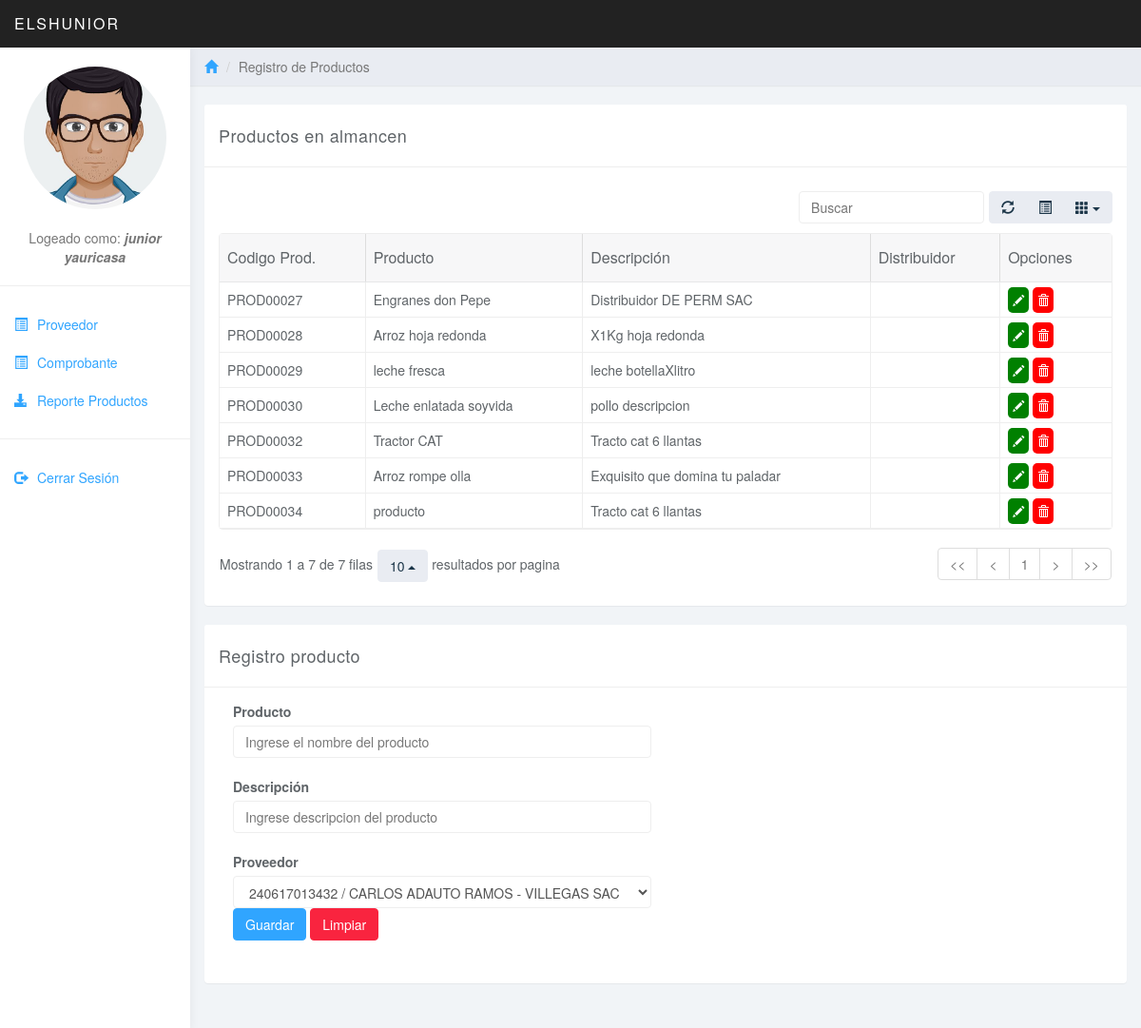
Screenshot of /admin/index.php (signed in) with the database file from the repository.
### tables this page shows
CREATE TABLE `tbproducto` (
  `intidproducto` int(11) NOT NULL,
  `nvchproducto` varchar(50) NOT NULL,
  `nvchdescripcion` varchar(100) NOT NULL,
  `nvchcantidad` varchar(100) NOT NULL
);

### admin/controller/producto.entidad.php (called while the page is built, shortened)
<?php
class Producto
{
	public function __GET($k){ return $this->$k; }
	public function __SET($k, $v){ return $this->$k = $v; }
}
?>

### admin/index.php (the view, shortened to what this page needs)
<?php
require_once 'controller/producto.entidad.php';
require_once 'model/producto.model.php';
$gam = new Producto();
$model = new ProductoModel();
include('panelheader.php');
?>
	<div class="col-sm-9 col-sm-offset-3 col-lg-10 col-lg-offset-2 main">
			<div class="row">
				<ol class="breadcrumb">
					<li><a href="#"><span class="glyphicon glyphicon-home"></span></a></li>
					<li class="active">Registro de Productos</li>
				</ol>
			</div>
			<br>
			<div class="row">
				<div class="col-lg-12">
					<div class="panel panel-default">
						<div class="panel-heading">Productos en almancen</div>
						<div class="panel-body">
							<table data-toggle="table" data-show-refresh="true" data-show-toggle="true" data-show-columns="true" data-search="true" data-select-item-name="toolbar1" data-pagination="true" data-sort-name="name" data-sort-order="desc">
							    <thead>
								    <tr>
								        <th>Codigo Prod.</th>
								        <th style="text-transform: uppercase">Producto</th>
								        <th style="text-transform: uppercase">Descripción</th>
								        <th style="text-transform: uppercase">Distribuidor</th>
								        <th style="text-transform: uppercase">Opciones</th>
								    </tr>
							    </thead>
								<?php foreach($model->Listar() as $r): ?>
			                        <tr style="text-transform: uppercase">
			                            <td>
			                                PROD000<?php echo $r->__GET('intidproducto'); ?>
			                            </td>
			                            <td>
			                                <?php echo $r->__GET('nvchproducto'); ?>
			                            </td>
			                            <td>
			                                <?php echo $r->__GET('nvchdescripcion'); ?>
			                            </td>
			                            <td>
											<a href="?action=editar&intidproducto=<?php echo $r->intidproducto; ?>" style="background-color: green; padding: 5px; border-radius: 5px;color: white; font-size:12px" data-toggle="tooltip" title="Editar Producto"> <span class='glyphicon glyphicon-pencil'></span></a>
			                                <a href="?action=eliminar&intidproducto=<?php echo $r->intidproducto; ?>" style="background-color: red; padding: 5px; border-radius: 5px;color: white; font-size:12px" data-toggle="tooltip" title="Eliminar Producto"><span class="glyphicon glyphicon-trash"></span></a>
			                            </td>
			                        </tr>
			                    <?php endforeach; ?>
							</table>
						</div>
					</div>
				</div>
			</div>
			<div class="row">
				<div class="col-lg-12">
					<div class="panel panel-default">
						<div class="panel-heading">Registro producto</div>
						<div class="panel-body">
							<div class="col-md-6">
				                <form action="?action=<?php echo $gam->intidproducto > 0 ? 'actualizar' : 'registrar'; ?>" method="POST" class="pure-form pure-form-stacked" style="margin-bottom:30px;" enctype="multipart/form-data">
				                    <label for="">Producto</label>
				                    <input class="form-control" type="text" name="nvchproducto" value="<?php echo $gam->__GET('nvchproducto'); ?>" style="width:100%;" placeholder='Ingrese el nombre del producto' required/>
									<br>
				                    <label for="">Descripción</label>
				                    <input class="form-control" type="text" name="nvchdescripcion" value="<?php echo $gam->__GET('nvchdescripcion'); ?>" style="width:100%;" placeholder='Ingrese descripcion del producto' required/>
									<br>
				                    <label for="">Proveedor</label>
				                    <select name="nvchcantidad" style='text-transform:uppercase' class="form-control" id="">
                                          <?php dameproveedor(); ?>
                                    </select>
									<button type="submit" class="btn btn-primary">Guardar</button>
									<button type="reset" class="btn btn-danger">Limpiar</button>
				                </form>
							</div>
						</div>
					</div>
				</div>
			</div>
	</div>
<?php include_once('panelfooter.php'); ?>

### admin/panelheader.php (shortened to what this page needs)
<!DOCTYPE html>
<html>
<head>
<link href="css/bootstrap.min.css" rel="stylesheet">
<link href="css/datepicker3.css" rel="stylesheet">
<link href="css/bootstrap-table.css" rel="stylesheet">
<link href="css/styles.css" rel="stylesheet">
</head>
<body>
	<nav class="navbar navbar-inverse navbar-fixed-top" role="navigation">
		<div class="container-fluid">
			<div class="navbar-header">
				<a class="navbar-brand" href="#">elShunior</a>
			</div>
		</div>
	</nav>
	<div id="sidebar-collapse" class="col-sm-3 col-lg-2 sidebar">
		<form role="search">
			<div class="form-group center" style="text-align:center">
				<img src="junior.png" alt="" data-toggle='tooltip' data-placement="bottom" title='Junior Yauricasa' style='width:150px; height: 150px; border-radius:50%; margin-bottom: 20px'>
				<br>
				<p>
					<?php
						    echo "Logeado como: <b><i>".$_SESSION['usr_name'].'</i></b>';
					 ?>
				</p>
			</div>
		</form>
		<ul class="nav menu">
			<li>
				<a href="proveedor.php"><span class="glyphicon glyphicon-list-alt"></span>Proveedor</a>
			</li>
			<li>
				<a href="comprobante.php"><span class="glyphicon glyphicon-list-alt"></span>Comprobante</a>
			</li>
			<li>
				<a href="reportepdf.php" target="_blank"><span class="glyphicon glyphicon-download-alt"></span>Reporte Productos</a>
			</li>
			<li role="presentation" class="divider"></li>
			<li>
				<a href="../logout.php"><span class="glyphicon glyphicon-log-out"></span>Cerrar Sesión</a>
			</li>
		</ul>
	</div>

### admin/model/producto.model.php (shortened to what this page needs)
<?php
class ProductoModel
{
	private $pdo;
	public function __CONSTRUCT()
	{
		try
		{
			$this->pdo = new PDO('mysql:host=localhost;dbname=db_tiendastock', 'root', '');
			$this->pdo->setAttribute(PDO::ATTR_ERRMODE, PDO::ERRMODE_EXCEPTION);
		}
		catch(Exception $e)
		{
			die($e->getMessage());
		}
	}
	public function Listar()
	{
		try
		{
			$result = array();
			$stm = $this->pdo->prepare("SELECT * FROM tbproducto");
			$stm->execute();
			foreach($stm->fetchAll(PDO::FETCH_OBJ) as $r)
			{
				$gam = new Producto();
				$gam->__SET('intidproducto', $r->intidproducto);
				$gam->__SET('nvchproducto', $r->nvchproducto);
				$gam->__SET('nvchdescripcion', $r->nvchdescripcion);
				$gam->__SET('nvchcantidad', $r->nvchcantidad);
				$result[] = $gam;
			}
			return $result;
		}
		catch(Exception $e)
		{
			die($e->getMessage());
		}
	}
}
function dameproveedor(){
    $consulta_mysql="
	    SELECT
			tbproveedor.nvchnombre,
			tbproveedor.intcodigo,
			tbproveedor.nvchrazon_social,
			tbproveedor.intidproveedor
		from
		tbproveedor
    ";
    $resultado_consulta_mysql=mysql_query($consulta_mysql);
    while($registro = mysql_fetch_array($resultado_consulta_mysql)){
        echo "
              <option style='' value='".$registro['intidproveedor']."'>
              		".$registro['intcodigo']." / ".$registro['nvchnombre']." - ".$registro['nvchrazon_social']."
              </option>
        ";
    }
}

### admin/panelfooter.php (shortened to what this page needs)
</body>
</html>

### admin/css/styles.css (style rules this page uses)
body { background: #f1f4f7; padding-top: 50px; color: #5f6468; }
p { color: #777; }
a, a:hover, a:focus { color: #30a5ff; }
.form-control { border: 1px solid #eee; box-shadow: none; }
.navbar-header .navbar-brand { color: #fff; font-size: 16px; text-transform: uppercase; font-weight: 500; letter-spacing: 2px; }
.btn-primary, .btn-primary:hover, .btn-primary:focus, .btn-primary:active, .btn-primary.active, .open > .dropdown-toggle.btn-primary, .btn-primary.disabled, .btn-primary[disabled], fieldset[disabled] .btn-primary, .btn-primary.disabled:hover, .btn-primary[disabled]:hover, fieldset[disabled] .btn-primary:hover, .btn-primary.disabled:focus, .btn-primary[disabled]:focus, fieldset[disabled] .btn-primary:focus, .btn-primary.disabled:active, .btn-primary[disabled]:active, fieldset[disabled] .btn-primary:active, .btn-primary.disabled.active, .btn-primary[disabled].active, fieldset[disabled] .btn-primary.active { background-color: #30a5ff; border-color: #30a5ff; }
.btn-danger, .btn-danger:hover, .btn-danger:focus, .btn-danger:active, .btn-danger.active, .open > .dropdown-toggle.btn-danger, .btn-danger.disabled, .btn-danger[disabled], fieldset[disabled] .btn-danger, .btn-danger.disabled:hover, .btn-danger[disabled]:hover, fieldset[disabled] .btn-danger:hover, .btn-danger.disabled:focus, .btn-danger[disabled]:focus, fieldset[disabled] .btn-danger:focus, .btn-danger.disabled:active, .btn-danger[disabled]:active, fieldset[disabled] .btn-danger:active, .btn-danger.disabled.active, .btn-danger[disabled].active, fieldset[disabled] .btn-danger.active { background-color: #f9243f; border-color: #f9243f; }
.panel { border: 0; }
.panel-heading { font-size: 18px; font-weight: 300; letter-spacing: 0.025em; height: 66px; line-height: 45px; }
.panel-default .panel-heading { background: #fff; border-bottom: 1px solid #eee; color: #5f6468; }
.navbar { border: 0; }
.sidebar { display: block; background-color: #fff; padding: 0; display: none; }
.sidebar form { padding: 20px 15px 5px 15px; border-bottom: 1px solid #eee; margin-bottom: 20px; }
@media (min-width: 768px) { .sidebar { display: block; position: fixed; top: 50px; bottom: 0; left: 0; z-index: 1000; display: block; margin: 0; padding: 0; overflow-x: hidden; overflow-y: auto; background-color: #fff; box-shadow: 1px 0px 10px rgba(0, 0, 0, .05); } }
@media (min-width: 768px) { .navbar-header { width: 100%; } }
.sidebar span.glyphicon { margin-right: 10px; }
.sidebar ul.nav li.divider { border-bottom: 1px solid #eee; margin: 20px 0; }
.breadcrumb { border-radius: 0; padding: 10px 15px; background: #e9ecf2; box-shadow: 0 1px 1px rgba(0, 0, 0, .05); margin: 0 ; }
.table { background: #fff; }

### rows the page displays
tbproducto: __GET "27", __GET "Engranes don Pepe", __GET "Distribuidor DE PERM SAC"
tbproducto: __GET "28", __GET "Arroz hoja redonda", __GET "X1Kg hoja redonda"
tbproducto: __GET "29", __GET "leche fresca", __GET "leche botellaXlitro"
tbproducto: __GET "30", __GET "Leche enlatada soyvida", __GET "pollo descripcion"
tbproducto: __GET "32", __GET "Tractor CAT", __GET "Tracto cat 6 llantas"
tbproducto: __GET "33", __GET "Arroz rompe olla", __GET "Exquisito que domina tu paladar"
tbproducto: __GET "34", __GET "producto", __GET "Tracto cat 6 llantas"

### other values shown
$_SESSION['usr_name'] "junior yauricasa"
form field nvchcantidad "240617013432 / Carlos adauto Ramos - Villegas SAC"
